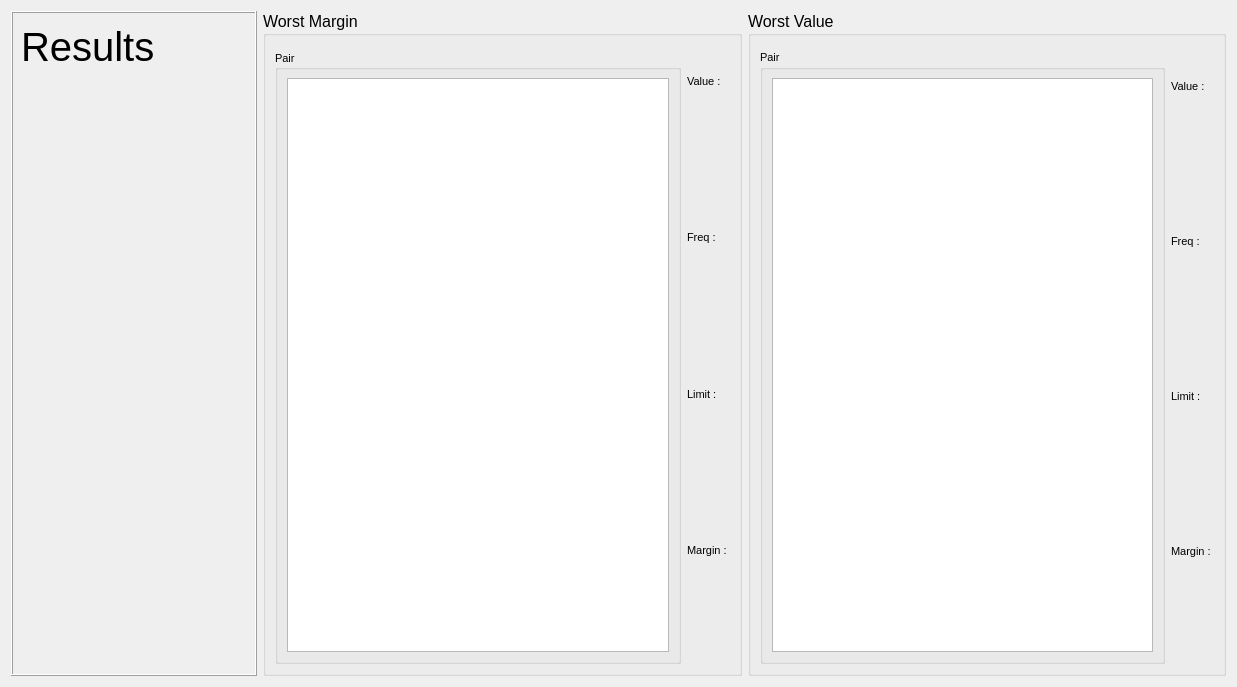
<?xml version="1.0" encoding="UTF-8"?>
<ui version="4.0">
 <class>ParameterWidget</class>
 <widget class="QWidget" name="ParameterWidget">
  <property name="geometry">
   <rect>
    <x>0</x>
    <y>0</y>
    <width>1237</width>
    <height>687</height>
   </rect>
  </property>
  <property name="windowTitle">
   <string>ParameterWidget</string>
  </property>
  <layout class="QVBoxLayout" name="verticalLayout_7">
   <item>
    <layout class="QVBoxLayout" name="verticalLayout_3"/>
   </item>
   <item>
    <layout class="QVBoxLayout" name="canvasLayout">
     <property name="sizeConstraint">
      <enum>QLayout::SetDefaultConstraint</enum>
     </property>
     <item>
      <layout class="QHBoxLayout" name="horizontalLayout_2">
       <item>
        <widget class="QFrame" name="ResultsFrame">
         <property name="sizePolicy">
          <sizepolicy hsizetype="Preferred" vsizetype="Preferred">
           <horstretch>0</horstretch>
           <verstretch>0</verstretch>
          </sizepolicy>
         </property>
         <property name="minimumSize">
          <size>
           <width>246</width>
           <height>0</height>
          </size>
         </property>
         <property name="frameShape">
          <enum>QFrame::Box</enum>
         </property>
         <property name="frameShadow">
          <enum>QFrame::Raised</enum>
         </property>
         <widget class="QLabel" name="label">
          <property name="geometry">
           <rect>
            <x>10</x>
            <y>10</y>
            <width>191</width>
            <height>51</height>
           </rect>
          </property>
          <property name="font">
           <font>
            <pointsize>30</pointsize>
           </font>
          </property>
          <property name="text">
           <string>Results</string>
          </property>
         </widget>
         <widget class="QLabel" name="paramLabel">
          <property name="geometry">
           <rect>
            <x>10</x>
            <y>70</y>
            <width>341</width>
            <height>31</height>
           </rect>
          </property>
          <property name="font">
           <font>
            <pointsize>20</pointsize>
           </font>
          </property>
          <property name="text">
           <string/>
          </property>
         </widget>
         <widget class="QLabel" name="passLabel">
          <property name="geometry">
           <rect>
            <x>10</x>
            <y>140</y>
            <width>151</width>
            <height>51</height>
           </rect>
          </property>
          <property name="font">
           <font>
            <pointsize>20</pointsize>
           </font>
          </property>
          <property name="text">
           <string/>
          </property>
         </widget>
        </widget>
       </item>
       <item>
        <widget class="QGroupBox" name="groupBox">
         <property name="font">
          <font>
           <pointsize>12</pointsize>
          </font>
         </property>
         <property name="title">
          <string>Worst Margin</string>
         </property>
         <layout class="QHBoxLayout" name="horizontalLayout_5">
          <item>
           <layout class="QVBoxLayout" name="verticalLayout_4">
            <property name="topMargin">
             <number>5</number>
            </property>
            <item>
             <widget class="QGroupBox" name="groupBox_3">
              <property name="font">
               <font>
                <pointsize>8</pointsize>
               </font>
              </property>
              <property name="title">
               <string>Pair</string>
              </property>
              <property name="alignment">
               <set>Qt::AlignLeading|Qt::AlignLeft|Qt::AlignVCenter</set>
              </property>
              <layout class="QHBoxLayout" name="horizontalLayout_4">
               <item>
                <widget class="QListWidget" name="marginListWidget">
                 <property name="editTriggers">
                  <set>QAbstractItemView::NoEditTriggers</set>
                 </property>
                </widget>
               </item>
              </layout>
             </widget>
            </item>
           </layout>
          </item>
          <item>
           <layout class="QVBoxLayout" name="verticalLayout_5">
            <item>
             <widget class="QLabel" name="label_2">
              <property name="font">
               <font>
                <pointsize>8</pointsize>
               </font>
              </property>
              <property name="text">
               <string>Value :</string>
              </property>
             </widget>
            </item>
            <item>
             <widget class="QLabel" name="marginValueLabel">
              <property name="font">
               <font>
                <pointsize>8</pointsize>
               </font>
              </property>
              <property name="text">
               <string/>
              </property>
             </widget>
            </item>
            <item>
             <widget class="QLabel" name="label_3">
              <property name="font">
               <font>
                <pointsize>8</pointsize>
               </font>
              </property>
              <property name="text">
               <string>Freq : </string>
              </property>
             </widget>
            </item>
            <item>
             <widget class="QLabel" name="marginFreqLabel">
              <property name="font">
               <font>
                <pointsize>8</pointsize>
               </font>
              </property>
              <property name="text">
               <string/>
              </property>
             </widget>
            </item>
            <item>
             <widget class="QLabel" name="label_4">
              <property name="font">
               <font>
                <pointsize>8</pointsize>
               </font>
              </property>
              <property name="text">
               <string>Limit : </string>
              </property>
             </widget>
            </item>
            <item>
             <widget class="QLabel" name="marginLimitLabel">
              <property name="font">
               <font>
                <pointsize>8</pointsize>
               </font>
              </property>
              <property name="text">
               <string/>
              </property>
             </widget>
            </item>
            <item>
             <widget class="QLabel" name="label_5">
              <property name="font">
               <font>
                <pointsize>8</pointsize>
               </font>
              </property>
              <property name="text">
               <string>Margin : </string>
              </property>
             </widget>
            </item>
            <item>
             <widget class="QLabel" name="marginLabel">
              <property name="font">
               <font>
                <pointsize>8</pointsize>
               </font>
              </property>
              <property name="text">
               <string/>
              </property>
             </widget>
            </item>
           </layout>
          </item>
         </layout>
         <zorder></zorder>
         <zorder></zorder>
        </widget>
       </item>
       <item>
        <widget class="QGroupBox" name="groupBox_2">
         <property name="font">
          <font>
           <pointsize>12</pointsize>
          </font>
         </property>
         <property name="title">
          <string>Worst Value</string>
         </property>
         <layout class="QHBoxLayout" name="horizontalLayout_7">
          <item>
           <layout class="QHBoxLayout" name="horizontalLayout_3">
            <property name="topMargin">
             <number>5</number>
            </property>
            <item>
             <widget class="QGroupBox" name="groupBox_4">
              <property name="font">
               <font>
                <pointsize>8</pointsize>
               </font>
              </property>
              <property name="title">
               <string>Pair</string>
              </property>
              <layout class="QHBoxLayout" name="horizontalLayout_6">
               <item>
                <widget class="QListWidget" name="worstListWidget">
                 <property name="editTriggers">
                  <set>QAbstractItemView::NoEditTriggers</set>
                 </property>
                </widget>
               </item>
              </layout>
             </widget>
            </item>
            <item>
             <layout class="QVBoxLayout" name="verticalLayout_6">
              <item>
               <widget class="QLabel" name="label_6">
                <property name="font">
                 <font>
                  <pointsize>8</pointsize>
                 </font>
                </property>
                <property name="text">
                 <string>Value :</string>
                </property>
               </widget>
              </item>
              <item>
               <widget class="QLabel" name="worstValueLabel">
                <property name="font">
                 <font>
                  <pointsize>8</pointsize>
                 </font>
                </property>
                <property name="text">
                 <string/>
                </property>
               </widget>
              </item>
              <item>
               <widget class="QLabel" name="label_7">
                <property name="font">
                 <font>
                  <pointsize>8</pointsize>
                 </font>
                </property>
                <property name="text">
                 <string>Freq : </string>
                </property>
               </widget>
              </item>
              <item>
               <widget class="QLabel" name="worstFreqLabel">
                <property name="font">
                 <font>
                  <pointsize>8</pointsize>
                 </font>
                </property>
                <property name="text">
                 <string/>
                </property>
               </widget>
              </item>
              <item>
               <widget class="QLabel" name="label_8">
                <property name="font">
                 <font>
                  <pointsize>8</pointsize>
                 </font>
                </property>
                <property name="text">
                 <string>Limit : </string>
                </property>
               </widget>
              </item>
              <item>
               <widget class="QLabel" name="worstLimitLabel">
                <property name="font">
                 <font>
                  <pointsize>8</pointsize>
                 </font>
                </property>
                <property name="text">
                 <string/>
                </property>
               </widget>
              </item>
              <item>
               <widget class="QLabel" name="label_9">
                <property name="font">
                 <font>
                  <pointsize>8</pointsize>
                 </font>
                </property>
                <property name="text">
                 <string>Margin : </string>
                </property>
               </widget>
              </item>
              <item>
               <widget class="QLabel" name="worstMarginLabel">
                <property name="font">
                 <font>
                  <pointsize>8</pointsize>
                 </font>
                </property>
                <property name="text">
                 <string/>
                </property>
               </widget>
              </item>
             </layout>
            </item>
           </layout>
          </item>
         </layout>
        </widget>
       </item>
      </layout>
     </item>
    </layout>
   </item>
  </layout>
 </widget>
 <resources/>
 <connections/>
</ui>
